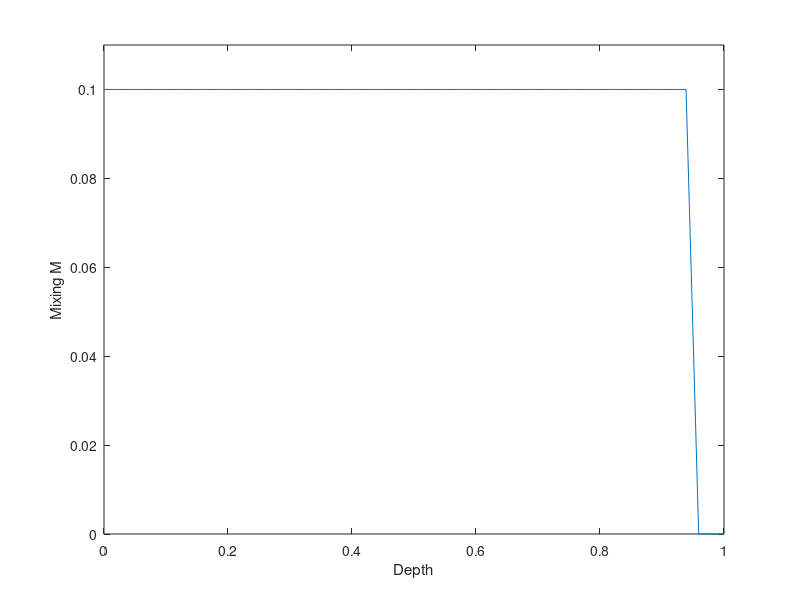
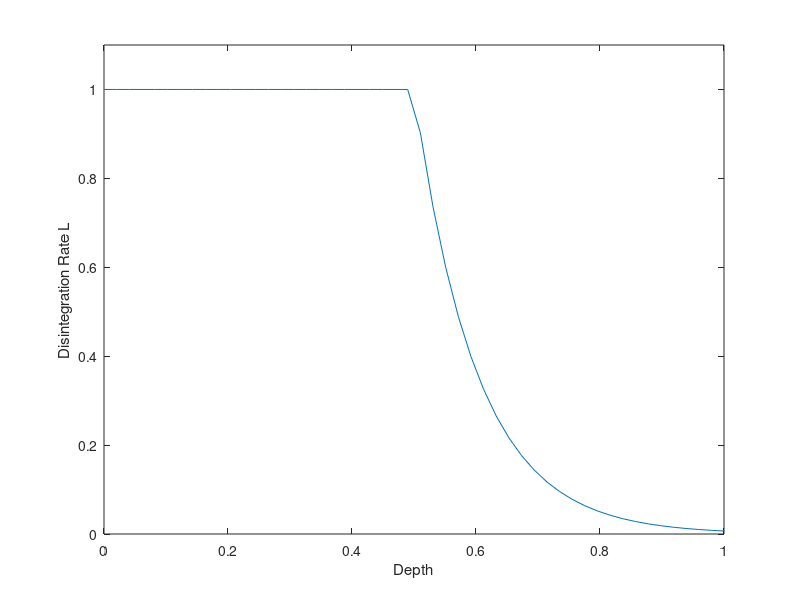
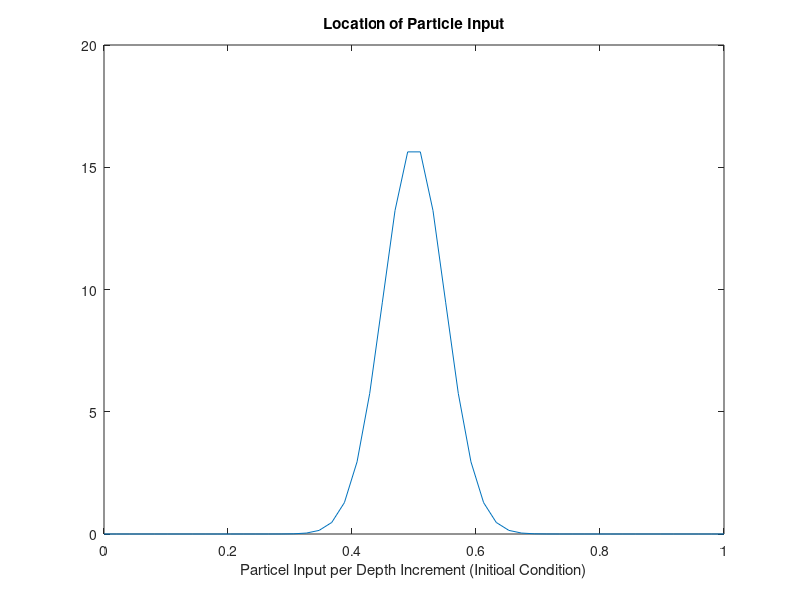
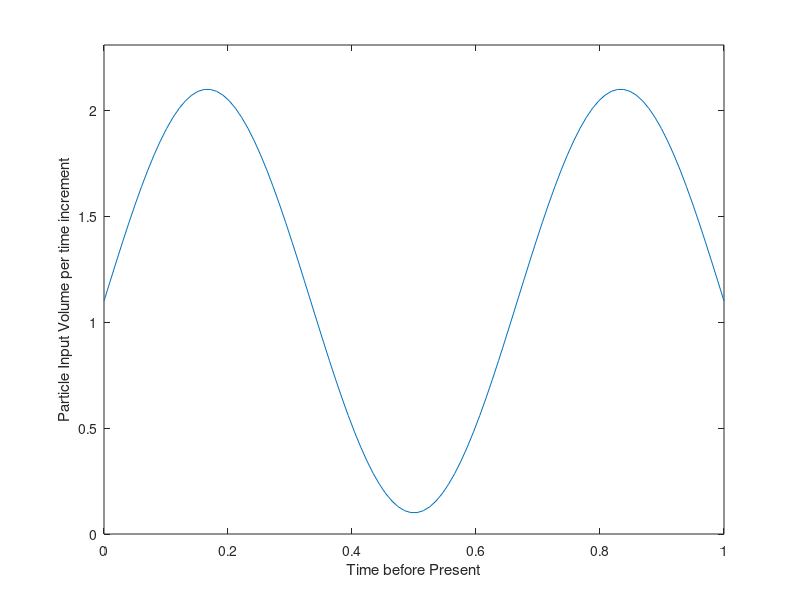

Here is the MATLAB script that generated these plots, in order: (Note: this script raises an error after producing the figures.)
%% Introduction
% Example on how to use the PartiMoDe_LoFi function
% For an empirically realisic example see the file "Example_CGibba.m"
% Author: Niklas Hohmann
% email: N.H.Hohmann (at) uu.nl , ORCID: https://orcid.org/0000-0003-1559-1838

%% Define Grid
ageMax=1;
depthMax=1;
timeSteps=100;
depthSteps=50;
ages=linspace(0,ageMax,timeSteps);
depths=linspace(0,depthMax,depthSteps);


%% Parameters of Surface Sediment Layer
sedRate=1;
bioDiff=0.1;
bottomSML=0.95;
disintegrationRate=1;
bottomDisintegrationZone=0.5;
surfaceLossRate=0;

 %% Define Coefficient Functions
 % Mixing
M=@(x) bioDiff* (x<=bottomSML);
% Advection
S=@(x) sedRate; 
% Disintegration
L=@(x) min([disintegrationRate, exp(-10*(x-bottomDisintegrationZone))]);

% Location of Particle Input
sd=0.05; %SD of normal distribution
mu=0.5; % loc of normal distr
% pdf of half normal distribution
% input location
particleInputLocation=@(x) 2/(sd*sqrt(2*pi))*exp(-0.5*((x-mu)/sd).^2);

% Volume of Particles placed in the Sediment
particleInputVolume=@(t) sin(3*pi*t) + 1.1;


%% Set options for PDE solver
odeOptions = odeset('RelTol',1e-9,'AbsTol',1e-9);
% Default options are
% for 'RelTol': 1e-3,
% for 'AbsTol': 1e-6
% For details type
% doc odeset
% in te command line and/or see
% https://www.mathworks.com/help/matlab/math/summary-of-ode-options.html
% for details

%% Plot Coefficient Functions and Initial Conditions
figure
plot(depths,arrayfun(M,depths))
xlabel("Depth")
ylabel("Mixing M")
ylim([0,1.1*bioDiff])

figure
plot(depths,arrayfun(L,depths))
xlabel("Depth")
ylabel("Disintegration Rate L")
ylim([0,1.1*disintegrationRate])

figure
plot(depths, arrayfun(particleInputLocation,depths))
xlabel("Depth")
title("Location of Particle Input")
xlabel("Particel Input per Depth Increment (Initioal Condition)")

figure
plot(ages, arrayfun(particleInputVolume,ages))
xlabel("Time before Present")
ylabel("Particle Input Volume per time increment")
ylim([0,1.1*max(arrayfun(particleInputVolume,ages))])

%% Plot Input of Particles

A=ones([length(ages),length(depths)]);
for i=1:length(ages)
    for j=1:length(depths)
        A(i,j)=particleInputVolume(ages(i))*particleInputLocation(depths(j));
    end
end
figure
contourf(ages,depths,(A)','ShowText','on')
xlabel('Time before Present')
ylabel('Depth')
title('Particle Input')
set(gca, 'Ydir', 'reverse')
set(gca, 'YAxisLocation', 'Left')
set(gca, 'XAxisLocation', 'Top')


%% Solve PDE
ADD=PartiMoDe_LoFi(ages, depths, S, M, L, particleInputLocation, particleInputVolume, surfaceLossRate, odeOptions);

%% Plot results
levels=[0,10.^[-5:0.25:1]];
figure
contourf(ages,depths,ADD,levels,'ShowText','On')
xlabel('Time t')
ylabel('Depth x')
title('u(x,t)')
set(gca, 'Ydir', 'reverse')
set(gca, 'YAxisLocation', 'Left')
set(gca, 'XAxisLocation', 'Top')






